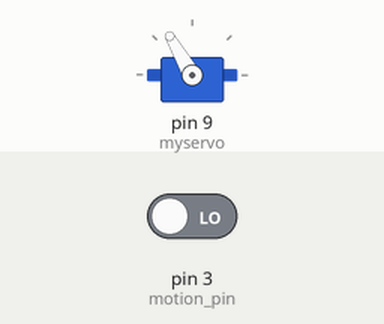
The sketch below on a simulated Arduino Uno, built with avr-gcc and run on an emulated ATmega328P. On the bench: servo. The inputs (shaded band) are chosen by the test bench; at power-on: pin 3 (motion_pin) LOW. What the sketch prints to the serial monitor is not drawn.

Above: at 2.8 s.
2.9 s: pin 3 (motion_pin) driven HIGH
At 3.46 s:
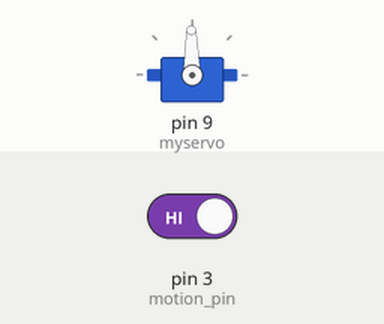
At 5.1 s:
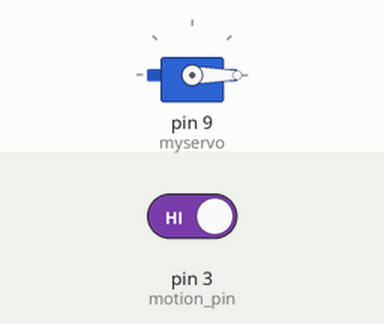
Timing chart, 0 to 6.6 s (numbered marks = the images above; inputs shaded):
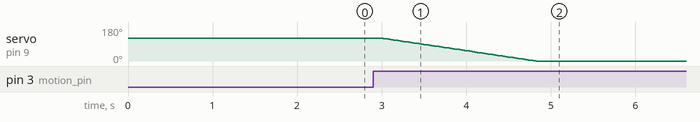

The sketch:

Servo-Closet-Door.ino
```cpp
#include <Servo.h>

Servo myservo;

const int motion_pin = 3;
int servo_pos = 0;    // variable to store the servo position

int closeopen_status;
int not_motion_count = 0;

void setup() {
    Serial.begin(9600);
    myservo.attach(9);  // attaches the servo on pin 9 to the servo object
    pinMode(motion_pin, INPUT);

    closeopen_status = 0;

    servo_pos = 120;
    myservo.write(servo_pos);
}

void loop() {
    int motion_read = digitalRead(motion_pin);
    Serial.print("motion info: ");
    Serial.print(motion_read);

    if(motion_read == HIGH){ // 모션 감지 될 때
        if(!closeopen_status){ // 현재 옷장이 닫혀 있는 상태라면
            for (servo_pos = 120; servo_pos >= 0; servo_pos -= 1) { // 옷장 문 열기
                myservo.write(servo_pos);
                delay(15);
            }
            closeopen_status = 1; // 옷장이 열려 있는 상태
        }
        not_motion_count = 0; // 모션이 감지되어 카운트 초기화
    }
    else {
        not_motion_count ++; // 모션 감지 안 될 때 우선 카운트
    }

    delay(500);
    if(closeopen_status == 1 && not_motion_count == 10){ // 열 번 카운트 하는 동안 모션 감지 안 되었으면
        for (servo_pos = 0; servo_pos <= 120; servo_pos += 1) { // 옷장 문 닫기
            myservo.write(servo_pos);
            delay(15);
        }
        not_motion_count = 0; // 카운트 초기화
        closeopen_status = 0; // 옷장이 닫혀 있는 상태
    }
    Serial.print("\t");
    if(!closeopen_status){ Serial.print("Closed");}
    else { Serial.print("Open!");}
    Serial.print("\tCount: ");
    Serial.println(not_motion_count);

    delay(500);
}
```

Measured:
- after the input at 2.9 s, servo on pin 9 (myservo): moves from 120° to 0° over 1.8 s, starting after 0.12 s
